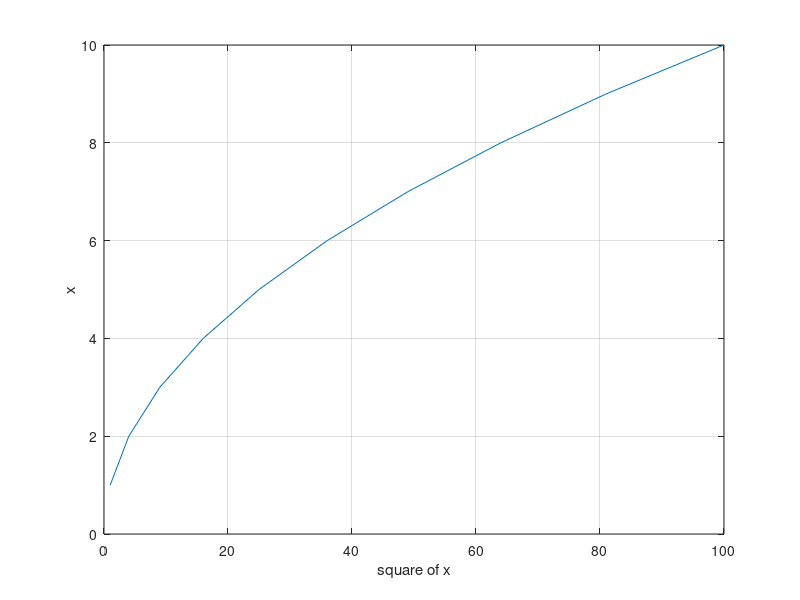

Here is the MATLAB script that generated this plot:
clc
clear 
close 
x=linspace(1,10,10);
sum_sqrx=zeros(1,length(x));
for i=1:length(x)
    sum_sqrx(i)=sum_sqrx(i)+x(i)^2;
end 
plot(sum_sqrx,x)
xlabel('square of x')
ylabel('x')
grid on
